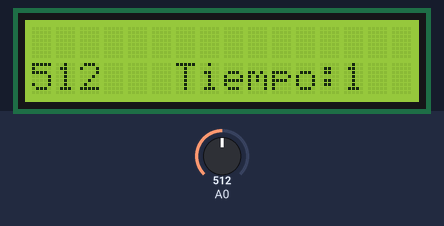
Simulated run of this sketch. Board: Arduino Uno, built with avr-gcc and run on an emulated ATmega328P. Shown: 16×2 character LCD. The inputs (shaded band) are chosen by the test bench; at power-on: A0 = 512. The board resets itself during the run and starts again; EEPROM starts erased.

Above: at 2.3 s.
2.4 s: A0 set to 716
At 3.9 s:
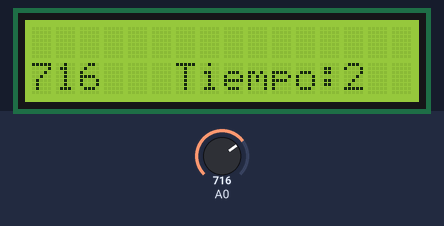
4.6 s: A0 set to 900
At 6.4 s:
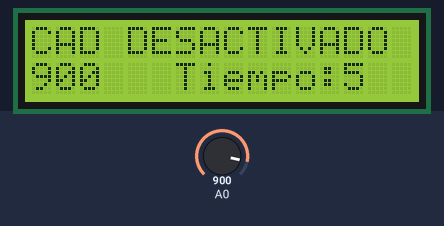
7.6 s: A0 set to 1023
At 9.9 s:
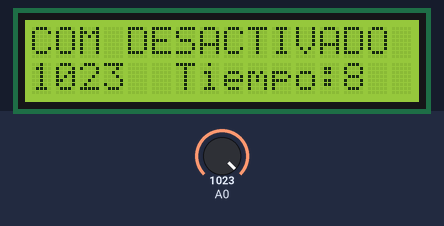
10.6 s: A0 set to 990
At 13.9 s:
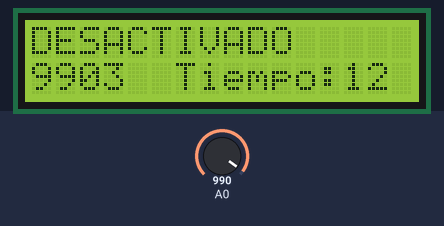
Timing chart, 0 to 14.6 s (numbered marks = the images above; inputs shaded):
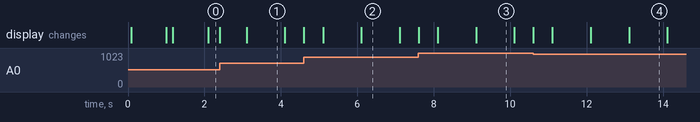

Measured:
- the behaviour switches between 1000 and 999 on A0 (found by bisection; images 3 and 4)
- what the display in image 1 shows lasts 1.0 s, from 3.1 s to 4.1 s

The sketch:

DEBER_POWER.ino
```cpp
   /*UNIVERSIDDAD TÉCNICA DEL NORTE
            FICA CIERCOM
   NOMBRE:MAX CÓNDOR
   DEBER POWER
   Realizar un programa que cada 5 segundos el sistema desactiva
   el conversor análogo digital,  cada 8 segundos la comunicación
   serial y cada 12 segundos desactivación total.
   Esta información debe verse en una LCD.

*/

#include <LowPower.h>
#include <avr/wdt.h>
#include <EEPROM.h>
#include<avr/sleep.h>
#include <MsTimer2.h>
#include <TimerOne.h>
#include <avr/power.h>

#include <LiquidCrystal.h>
LiquidCrystal lcd(8,9,10,11,12,13);

int var = EEPROM.read(0);
int con = 0;
int dat;
int pLcd = 6;

void setup() {
  Timer1.initialize(1000000);
  Timer1.attachInterrupt(conteo);
  power_all_enable();
  lcd.begin(16, 2);
  var = 0;
}

void loop() {
  Serial.println(var);
  dormir();
  lcd.setCursor(6, 1);
  lcd.print("Tiempo:" + String(con));
  dat = analogRead(0);
  lcd.setCursor(0, 1);
  lcd.print(dat);
}
void conteo() {
  con++;
}

void dormir() {
  if (con == 5) {
    var = var + 1;
    lcd.setCursor(0, 0);
    lcd.print("CAD DESACTIVADO");
    power_adc_disable();

  }
  if (con == 8) {
    lcd.setCursor(0, 0);
    lcd.print("                     ");
    lcd.setCursor(0, 0);
    lcd.print("COM DESACTIVADO");
    power_spi_disable();
  }
  if (con == 12) {
    lcd.setCursor(0, 0);
    lcd.print("                    ");
    lcd.setCursor(0, 0);
    lcd.print("DESACTIVADO");
    power_all_disable();
  }
  if (EEPROM.read(0) > 12) {
    var = 0;
    power_all_enable();
    EEPROM.write(0, var);
    lcd.clear();
    lcd.setCursor(0, 0);
    lcd.print("REINICIO");
    lcd.setCursor(0, 1);
    lcd.print("DEL SISTEMA");
    digitalWrite(pLcd, HIGH);
    delay(10);
    wdt_enable(WDTO_1S);

  }
}
```
